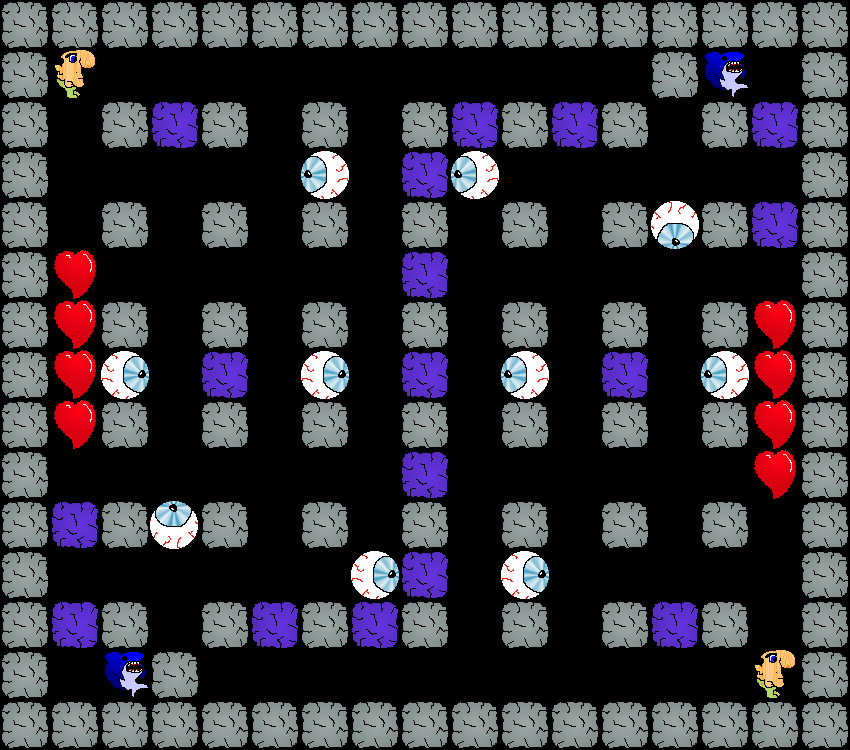

This game map was drawn from its Tiled (.tmx) file and the tilesets committed beside it. A one-line description and the trimmed map source follow:
An orthogonal 17x15 tile map with 50x50 px tiles, 1 tile layer (Action).

<map version="1.0" orientation="orthogonal" width="17" height="15" tilewidth="50" tileheight="50">
 <tileset firstgid="1" name="Tiles" tilewidth="50" tileheight="50">
  <image source="Tileset2.png" width="256" height="256" />
  <tile id="0">
   <properties>
    <property name="Direction" value="kRight" />
    <property name="Type" value="Turret" />
   </properties>
  </tile>
  <tile id="1">
   <properties>
    <property name="Direction" value="kUp" />
    <property name="Type" value="Sentry" />
   </properties>
  </tile>
  <tile id="2">
   <properties>
    <property name="Type" value="BreakableBlock" />
   </properties>
  </tile>
  <tile id="3">
   <properties>
    <property name="Type" value="Block" />
   </properties>
  </tile>
  <tile id="5">
   <properties>
    <property name="Direction" value="kDown" />
    <property name="Type" value="Turret" />
   </properties>
  </tile>
  <tile id="6">
   <properties>
    <property name="Direction" value="kDown" />
    <property name="Type" value="Sentry" />
   </properties>
  </tile>
  <tile id="7">
   <properties>
    <property name="Type" value="Player" />
   </properties>
  </tile>
  <tile id="8">
   <properties>
    <property name="Type" value="Shark" />
   </properties>
  </tile>
  <tile id="10">
   <properties>
    <property name="Direction" value="kLeft" />
    <property name="Type" value="Turret" />
   </properties>
  </tile>
  <tile id="11">
   <properties>
    <property name="Direction" value="kRight" />
    <property name="Type" value="Sentry" />
   </properties>
  </tile>
  <tile id="12">
   <properties>
    <property name="Type" value="Ghost" />
   </properties>
  </tile>
  <tile id="13">
   <properties>
    <property name="Direction" value="Rotate" />
    <property name="Type" value="Turret" />
   </properties>
  </tile>
  <tile id="15">
   <properties>
    <property name="Direction" value="kUp" />
    <property name="Type" value="Turret" />
   </properties>
  </tile>
  <tile id="16">
   <properties>
    <property name="Direction" value="kLeft" />
    <property name="Type" value="Sentry" />
   </properties>
  </tile>
  <tile id="17">
   <properties>
    <property name="Type" value="Gangster" />
   </properties>
  </tile>
  <tile id="18">
   <properties>
    <property name="Type" value="FireLizard" />
   </properties>
  </tile>
  <tile id="20">
   <properties>
    <property name="Type" value="Soldier" />
   </properties>
  </tile>
  <tile id="21">
   <properties>
    <property name="Type" value="Heart" />
   </properties>
  </tile>
  <tile id="22">
   <properties>
    <property name="Type" value="StorBot" />
   </properties>
  </tile>
  <tile id="23">
   <properties>
    <property name="Direction" value="Rotate" />
    <property name="Type" value="Sentry" />
   </properties>
  </tile>
 </tileset>
 <layer name="Action" width="17" height="15">
  <properties>
   <property name="ColorValue0" value="0" />
   <property name="ColorValue1" value="128" />
   <property name="ColorValue2" value="128" />
   <property name="ColorValue3" value="100" />
  </properties>
  <data>[255 cells, 143 non-empty, 10 distinct tile ids]</data>
 </layer>
</map>